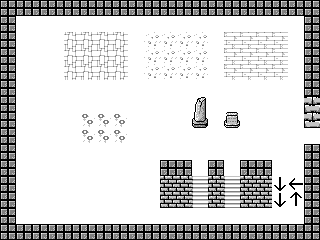

Tiled map render using the project's own tile images. Description and the map definition, with tile-layer contents summarised, below:
An orthogonal 20x15 tile map with 16x16 px tiles, 3 tile layers (Tile Layer 1, Tile Layer 2, Tile Layer 3), 2 tilesets and 14 objects (10x Character, 2x Target, Event, Chest).

<map version="2017.05.26" orientation="orthogonal" renderorder="right-down" width="20" height="15" tilewidth="16" tileheight="16" nextobjectid="57">
 <properties>
  <property name="battle_bgm" value="ffl1_battle" />
  <property name="bgm" value="ffl1_overworld" />
  <property name="name" value="saga testmap" />
 </properties>
 <tileset firstgid="1" source="../tilesets/lower.tsx" />
 <tileset firstgid="176" source="../tilesets/upper.tsx" />
 <layer name="Tile Layer 1" width="20" height="15">
  <properties>
   <property name="z" value="0" />
  </properties>
  <data>[300 cells, 300 non-empty, 15 distinct tile ids]</data>
 </layer>
 <layer name="Tile Layer 2" width="20" height="15">
  <properties>
   <property name="z" value=".5" />
  </properties>
  <data>[300 cells, 2 non-empty, 2 distinct tile ids]</data>
 </layer>
 <objectgroup name="Object Layer 1">
  <object id="35" name="TestEvent" type="Character" x="176" y="144" width="16" height="16">
   <properties>
    <property name="face" value="west" />
    <property name="onInteract">speakLine('Lorem ipsum dolor sit amet, consectetur adipiscing elit, sed do eiusmod tempor incididunt ut labore et dolore magna aliqua.')
debugLog('Hi mom!')</property>
    <property name="sprite" value="HumanM" />
   </properties>
  </object>
  <object id="37" name="tele" type="Event" x="304" y="128" width="16" height="16">
   <properties>
    <property name="onCollide" value="teleportCoords('Testmap02', 1, 7)" />
   </properties>
  </object>
  <object id="42" name="TestEvent" type="Character" x="144" y="80" width="16" height="16">
   <properties>
    <property name="face" value="west" />
    <property name="onInteract">speakLine('test_switch is now TRUE')
setSwitch('test_switch', true)</property>
    <property name="show" value="return not getSwitch('test_switch')" />
    <property name="sprite" value="HumanM" />
   </properties>
  </object>
  <object id="43" name="TestEvent" type="Character" x="144" y="80" width="16" height="16">
   <properties>
    <property name="face" value="east" />
    <property name="onInteract">speakLine('I will turn the test_switch back off now')
setSwitch('test_switch', false)</property>
    <property name="show" value="return getSwitch('test_switch')" />
    <property name="sprite" value="HumanM" />
   </properties>
  </object>
  <object id="44" name="target" type="Target" x="192" y="16" width="16" height="16" />
  <object id="45" name="TestEvent" type="Character" x="192" y="144" width="16" height="16">
   <properties>
    <property name="face" value="north" />
    <property name="onInteract">speakLine('Prepare to path to the target!!')
debugLog('Get ready...')
pathTo('target')</property>
    <property name="sprite" value="HumanM" />
   </properties>
  </object>
  <object id="46" name="TestEvent" type="Character" x="160" y="144" width="16" height="16">
   <properties>
    <property name="face" value="north" />
    <property name="onInteract">playSFX('ding')
speakLine('hon honk')</property>
    <property name="sprite" value="HumanM" />
   </properties>
  </object>
  <object id="47" name="TestEvent" type="Character" x="144" y="144" width="16" height="16">
   <properties>
    <property name="face" value="north" />
    <property name="onInteract">playBGM('ffl1')
speakLine('muzak')</property>
    <property name="sprite" value="HumanM" />
   </properties>
  </object>
  <object id="48" name="InventoryTest" type="Character" x="288" y="16" width="16" height="16">
   <properties>
    <property name="face" value="south" />
    <property name="onInteract">speakLine('You get 1 CurePotion!!')
addItem('ItemPotionCure')</property>
    <property name="sprite" value="HumanM" />
   </properties>
  </object>
  <object id="50" name="InventoryTest" type="Character" x="272" y="16" width="16" height="16">
   <properties>
    <property name="face" value="south" />
    <property name="onInteract">if hasItem('ItemPotionCure') then
    speakLine('You lose one CurePotion :(')
    deductItem('ItemPotionCure')
else
    speakLine('You have no potions. Come back when you get some.')
end</property>
    <property name="sprite" value="HumanM" />
   </properties>
  </object>
  <object id="51" name="InventoryTest" type="Character" x="256" y="16" width="16" height="16">
   <properties>
    <property name="face" value="south" />
    <property name="onInteract">speakLine('Adding a zillion items...')
addItem('TestItem 1')
addItem('TestItem 2')
addItem('TestItem 3')
addItem('TestItem 4')
addItem('TestItem 5')
addItem('TestItem 6')
addItem('TestItem 7')
addItem('TestItem 8')
addItem('TestItem 9')
addItem('TestItem 10')</property>
    <property name="sprite" value="HumanM" />
   </properties>
  </object>
  <object id="52" name="TestEvent" type="Character" x="144" y="176" width="16" height="16">
   <properties>
    <property name="face" value="west" />
    <property name="onInteract" value="speakLine('testface', 'Good day, hello I look like a slime now apparently.')" />
    <property name="sprite" value="HumanM" />
   </properties>
  </object>
  <object id="53" name="door" type="Target" x="288" y="128" width="16" height="16" />
  <object id="56" name="chest" type="Chest" x="240" y="16" width="16" height="16">
   <properties>
    <property name="item" value="ItemPotionCure" />
   </properties>
  </object>
 </objectgroup>
 <layer name="Tile Layer 3" width="20" height="15">
  <properties>
   <property name="z" value="1.5" />
  </properties>
  <data>[300 cells, 1 non-empty, 1 distinct tile ids]</data>
 </layer>
</map>
